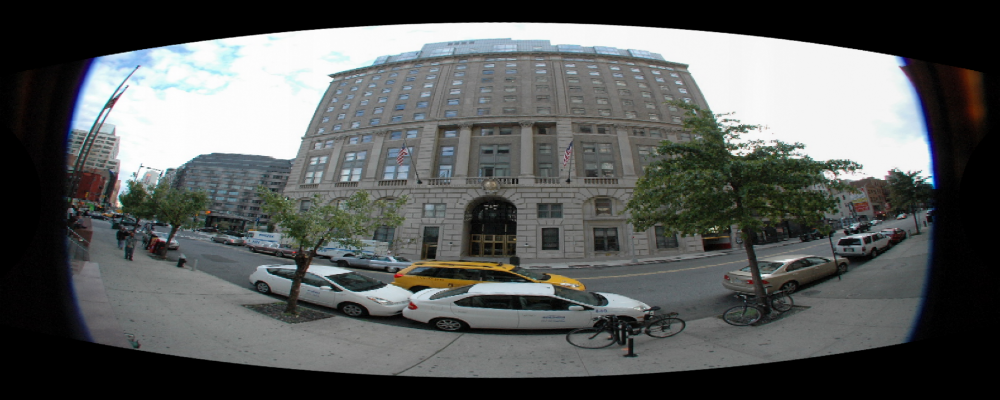
#> input picture _spherical_bilinear_test.png, 1000 x 400 px
$ python -i lines.py   (imports and definitions only)   (older library calls are emulated)
#> lines starting #> are read from the running program, lines starting #| are printed output that depends on the picture; after the words box and inside, x2 and y2 are one past the last pixel; in counts of white or black regions, pixels touching at a corner belong together
#> further down, picture is the input picture: shape (400, 1000, 3); mean B, G, R 90.1, 91, 88.4
"""Line/curve constraint extraction utilities.

Automatic mode:
- detect local edge/segment support
- recover elongated edge chains (curved in fisheye domain)
- sample points per chain

Manual mode:
- load polyline annotations from JSON
- optional interactive point-click annotation
"""

from __future__ import annotations

import json
from dataclasses import dataclass
from pathlib import Path
from typing import Dict, List, Tuple

import cv2
import matplotlib.pyplot as plt
import numpy as np


@dataclass
class AutoLineConfig:
    canny_low: int = 60
    canny_high: int = 160
    blur_ksize: int = 5
    min_contour_points: int = 35
    min_arc_length: float = 80.0
    min_elongation_ratio: float = 2.2
    sample_spacing_px: float = 6.0
    min_samples_per_line: int = 20
    max_samples_per_line: int = 160
    merge_angle_deg: float = 15.0
    merge_distance_px: float = 50.0
    max_lines: int = 40
    processing_max_dim: int = 1600
    min_quality_score: float = 0.28
    local_min_quality_score: float = 0.20
    dark_mask_threshold: int = 14
    max_dark_fraction: float = 0.25
    border_margin_frac: float = 0.025
    max_border_fraction: float = 0.35
    diversity_grid_size: int = 3
    diversity_per_cell: int = 7
    coverage_grid_size: int = 4
    min_lines_per_cell: int = 1
    max_lines_per_cell: int = 4
    min_center_distance_frac: float = 0.10
    monotonic_curvature_min: float = 0.10
    monotonic_curvature_weight: float = 0.18


def _to_gray(image_bgr: np.ndarray) -> np.ndarray:
    if image_bgr.ndim == 2:
        return image_bgr.copy()
    return cv2.cvtColor(image_bgr, cv2.COLOR_BGR2GRAY)


def _segment_support_mask(gray: np.ndarray) -> np.ndarray:
    mask = np.zeros_like(gray, dtype=np.uint8)
    if not hasattr(cv2, "createLineSegmentDetector"):
        return mask
    lsd = cv2.createLineSegmentDetector(cv2.LSD_REFINE_STD)
    out = lsd.detect(gray)
    if out is None or out[0] is None:
        return mask
    lines = out[0]
    for seg in lines.reshape(-1, 4):
        x1, y1, x2, y2 = seg.astype(int).tolist()
        cv2.line(mask, (x1, y1), (x2, y2), 255, 2, cv2.LINE_AA)
    return mask


def _resample_polyline(points: np.ndarray, num_samples: int) -> np.ndarray:
    pts = np.asarray(points, dtype=np.float64).reshape(-1, 2)
    if pts.shape[0] <= 1:
        return pts
    seg = pts[1:] - pts[:-1]
    seg_len = np.hypot(seg[:, 0], seg[:, 1])
    cum = np.concatenate([[0.0], np.cumsum(seg_len)])
    total = cum[-1]
    if total <= 1e-8:
        return np.repeat(pts[:1], num_samples, axis=0)
    t = np.linspace(0.0, total, num_samples)
    x = np.interp(t, cum, pts[:, 0])
    y = np.interp(t, cum, pts[:, 1])
    return np.stack([x, y], axis=1)


def _pca_elongation(points: np.ndarray) -> Tuple[float, float]:
    pts = np.asarray(points, dtype=np.float64).reshape(-1, 2)
    centered = pts - np.mean(pts, axis=0, keepdims=True)
    cov = np.cov(centered.T)
    vals, vecs = np.linalg.eigh(cov)
    vals = np.maximum(vals, 1e-12)
    idx = int(np.argmax(vals))
    major = vecs[:, idx]
    minor_val = vals[1 - idx]
    major_val = vals[idx]
    elongation = float(major_val / minor_val)
    angle = float(np.arctan2(major[1], major[0]))
    return elongation, angle


def _angle_diff_rad(a: float, b: float) -> float:
    d = (a - b + np.pi) % (2 * np.pi) - np.pi
    return abs(d)


# [6 lines left out: function _polyline_length, not called in this run]


def _sample_image_values(image: np.ndarray, points: np.ndarray) -> np.ndarray:
    h, w = image.shape[:2]
    pts = np.asarray(points, dtype=np.float64).reshape(-1, 2)
    x = np.clip(np.round(pts[:, 0]).astype(int), 0, w - 1)
    y = np.clip(np.round(pts[:, 1]).astype(int), 0, h - 1)
    return image[y, x]


def _gradient_magnitude(gray: np.ndarray) -> np.ndarray:
    gx = cv2.Sobel(gray, cv2.CV_32F, 1, 0, ksize=3)
    gy = cv2.Sobel(gray, cv2.CV_32F, 0, 1, ksize=3)
    return cv2.magnitude(gx, gy)


def _turn_smoothness_score(points: np.ndarray) -> float:
    pts = np.asarray(points, dtype=np.float64).reshape(-1, 2)
    if pts.shape[0] < 4:
        return 0.0
    seg = np.diff(pts, axis=0)
    seg_len = np.hypot(seg[:, 0], seg[:, 1])
    keep = seg_len > 1e-6
    if int(np.sum(keep)) < 3:
        return 0.0
    angles = np.unwrap(np.arctan2(seg[keep, 1], seg[keep, 0]))
    turn = np.abs(np.diff(angles))
    if turn.size == 0:
        return 1.0
    jitter = float(np.percentile(turn, 75))
    return float(1.0 - np.clip(jitter / 0.45, 0.0, 1.0))


def monotonic_curvature_score(points: np.ndarray) -> float:
    """Score for whether the polyline's curvature has a consistent sign.

    A world-straight line viewed through a radial fisheye lens bends in a
    single direction along its support, so its signed curvature should keep
    its sign over the curve. Truly curved world objects (round table edges,
    foliage, silhouettes) produce sign-flipping curvature. Returns a value in
    [0, 1] where 1.0 means a single dominant sign and 0.0 means perfectly
    mixed signs.
    """
    pts = np.asarray(points, dtype=np.float64).reshape(-1, 2)
    if pts.shape[0] < 5:
        return 0.5
    seg = np.diff(pts, axis=0)
    seg_len = np.hypot(seg[:, 0], seg[:, 1])
    keep = seg_len > 1e-6
    if int(np.sum(keep)) < 4:
        return 0.5
    seg = seg[keep]
    seg_len = seg_len[keep]
    tangent = seg / seg_len[:, None]
    cross = tangent[:-1, 0] * tangent[1:, 1] - tangent[:-1, 1] * tangent[1:, 0]
    if cross.size == 0:
        return 0.5
    # Drop near-zero turns that carry no directional information.
    significant = np.abs(cross) > 5e-3
    if int(np.sum(significant)) < 3:
        return 0.7
    cross_sig = cross[significant]
    pos = float(np.sum(cross_sig > 0))
    neg = float(np.sum(cross_sig < 0))
    total = pos + neg
    if total == 0:
        return 0.7
    dominant = max(pos, neg) / total
    return float(np.clip(2.0 * (dominant - 0.5), 0.0, 1.0))


def _candidate_quality_metrics(
    points: np.ndarray,
    arc: float,
    elongation: float,
    gray: np.ndarray,
    grad_mag: np.ndarray,
    cfg: AutoLineConfig,
) -> Dict[str, float]:
    h, w = gray.shape[:2]
    pts = np.asarray(points, dtype=np.float64).reshape(-1, 2)
    cx = 0.5 * (w - 1)
    cy = 0.5 * (h - 1)
    rho_max = float(
        np.max(
            np.hypot(
                np.array([0.0, w - 1.0, 0.0, w - 1.0]) - cx,
                np.array([0.0, 0.0, h - 1.0, h - 1.0]) - cy,
            )
        )
        + 1e-9
    )
    rho = np.hypot(pts[:, 0] - cx, pts[:, 1] - cy) / rho_max
    radial_span = float(np.max(rho) - np.min(rho)) if rho.size else 0.0

    gray_vals = _sample_image_values(gray, pts)
    dark_fraction = float(np.mean(gray_vals <= cfg.dark_mask_threshold))

    margin = cfg.border_margin_frac * max(h, w)
    border = (
        (pts[:, 0] <= margin)
        | (pts[:, 0] >= w - 1 - margin)
        | (pts[:, 1] <= margin)
        | (pts[:, 1] >= h - 1 - margin)
    )
    border_fraction = float(np.mean(border)) if border.size else 0.0

    grad_vals = _sample_image_values(grad_mag, pts)
    edge_strength = float(np.median(grad_vals) / 120.0)

    length_score = float(np.clip(arc / (0.22 * max(h, w)), 0.0, 1.0))
    edge_score = float(np.clip(edge_strength, 0.0, 1.0))
    radial_score = float(np.clip(radial_span / 0.18, 0.0, 1.0))
    elongation_score = float(np.clip(np.log1p(elongation) / np.log1p(35.0), 0.0, 1.0))
    smooth_score = _turn_smoothness_score(pts)
    monotone_score = monotonic_curvature_score(pts)
    chord_ratio = float(np.linalg.norm(pts[0] - pts[-1]) / max(arc, 1e-9))
    continuity_score = float(np.clip(chord_ratio / 0.65, 0.0, 1.0))

    monotone_weight = max(0.0, float(cfg.monotonic_curvature_weight))
    # Rescale the additive component weights so adding the monotonicity term
    # leaves the score in [0, 1] without recalibrating downstream thresholds.
    base_total = 0.24 + 0.20 + 0.18 + 0.16 + 0.12 + 0.10
    rescale = base_total / (base_total + monotone_weight)
    score = (
        0.24 * length_score
        + 0.20 * edge_score
        + 0.18 * smooth_score
        + 0.16 * radial_score
        + 0.12 * elongation_score
        + 0.10 * continuity_score
    ) * rescale + monotone_weight * monotone_score * rescale
    score = score - 0.22 * np.clip(
        dark_fraction / max(cfg.max_dark_fraction, 1e-6), 0.0, 1.4
    ) - 0.18 * np.clip(
        border_fraction / max(cfg.max_border_fraction, 1e-6), 0.0, 1.4
    )
    score = float(np.clip(score, 0.0, 1.0))
    return {
        "score": score,
        "arc": float(arc),
        "elongation": float(elongation),
        "radial_span": radial_span,
        "edge_score": edge_score,
        "smooth_score": float(smooth_score),
        "monotone_score": float(monotone_score),
        "continuity_score": continuity_score,
        "dark_fraction": dark_fraction,
        "border_fraction": border_fraction,
    }


def _select_diverse_candidates(
    candidates: List[Dict[str, object]], image_shape: Tuple[int, int], cfg: AutoLineConfig
) -> List[Dict[str, object]]:
    if not candidates:
        return []
    h, w = image_shape[:2]
    grid = max(1, int(cfg.coverage_grid_size))
    min_per_cell = max(0, int(cfg.min_lines_per_cell))
    max_per_cell = max(min_per_cell, int(cfg.max_lines_per_cell))
    selected: List[Dict[str, object]] = []
    selected_ids: set[int] = set()
    selected_centers: List[np.ndarray] = []
    coverage_counts: Dict[Tuple[int, int], int] = {}
    center_counts: Dict[Tuple[int, int], int] = {}
    ordered = sorted(candidates, key=lambda x: float(x["score"]), reverse=True)
    min_center_distance = max(0.0, float(cfg.min_center_distance_frac)) * max(h, w)

    def candidate_cell(cand: Dict[str, object]) -> Tuple[int, int]:
        center = np.asarray(cand["center"], dtype=np.float64).reshape(2)
        gx = int(np.clip(np.floor(center[0] / max(w, 1) * grid), 0, grid - 1))
        gy = int(np.clip(np.floor(center[1] / max(h, 1) * grid), 0, grid - 1))
        return gx, gy

    def candidate_cells(cand: Dict[str, object]) -> Tuple[Tuple[int, int], ...]:
        pts = np.asarray(cand["points"], dtype=np.float64).reshape(-1, 2)
        gx = np.clip(np.floor(pts[:, 0] / max(w, 1) * grid).astype(int), 0, grid - 1)
        gy = np.clip(np.floor(pts[:, 1] / max(h, 1) * grid).astype(int), 0, grid - 1)
        cells = sorted({(int(x), int(y)) for x, y in zip(gx, gy)})
        return tuple(cells or [candidate_cell(cand)])

    def can_add_candidate(cand: Dict[str, object]) -> bool:
        if len(selected) >= cfg.max_lines:
            return False
        cand_id = int(cand["id"])
        if cand_id in selected_ids:
            return False
        center_cell = candidate_cell(cand)
        if center_counts.get(center_cell, 0) >= max_per_cell:
            return False
        cells = candidate_cells(cand)
        if cells and all(coverage_counts.get(cell, 0) >= max_per_cell for cell in cells):
            return False
        center = np.asarray(cand["center"], dtype=np.float64).reshape(2)
        if min_center_distance > 0.0:
            for selected_center in selected_centers:
                if float(np.linalg.norm(center - selected_center)) < min_center_distance:
                    return False
        return True

    def add_candidate(cand: Dict[str, object], reason: float) -> bool:
        if not can_add_candidate(cand):
            return False
        cand_id = int(cand["id"])
        center_cell = candidate_cell(cand)
        cells = candidate_cells(cand)
        center = np.asarray(cand["center"], dtype=np.float64).reshape(2)
        cand["cell_x"] = float(center_cell[0])
        cand["cell_y"] = float(center_cell[1])
        cand["selection_reason"] = float(reason)
        cand["covered_cell_count"] = float(len(cells))
        selected.append(cand)
        selected_ids.add(cand_id)
        selected_centers.append(center)
        center_counts[center_cell] = center_counts.get(center_cell, 0) + 1
        for cell in cells:
            coverage_counts[cell] = coverage_counts.get(cell, 0) + 1
        return True

    by_cell: Dict[Tuple[int, int], List[Dict[str, object]]] = {}
    for cand in ordered:
        for cell in candidate_cells(cand):
            by_cell.setdefault(cell, []).append(cand)

    def coverage_value(cand: Dict[str, object]) -> float:
        cells = candidate_cells(cand)
        if not cells:
            return float(cand["score"])
        new_cells = sum(1 for cell in cells if coverage_counts.get(cell, 0) < min_per_cell)
        pressure = np.mean([coverage_counts.get(cell, 0) for cell in cells])
        return float(cand["score"]) + 0.12 * new_cells - 0.06 * float(pressure)

    # First guarantee spatial coverage. Prefer primary-quality candidates per cell;
    # use lower local-quality candidates only to avoid leaving a region empty.
    cells_by_strength = sorted(
        by_cell.keys(), key=lambda cell: float(by_cell[cell][0]["score"]), reverse=True
    )
    for cell in cells_by_strength:
        while coverage_counts.get(cell, 0) < min_per_cell and len(selected) < cfg.max_lines:
            primary = [
                cand
                for cand in by_cell[cell]
                if int(cand["id"]) not in selected_ids
                and float(cand["score"]) >= cfg.min_quality_score
            ]
            pool = primary or [
                cand
                for cand in by_cell[cell]
                if int(cand["id"]) not in selected_ids
                and float(cand["score"]) >= cfg.local_min_quality_score
            ]
            if not pool:
                break
            added = False
            for cand in sorted(pool, key=coverage_value, reverse=True):
                if add_candidate(cand, 1.0 if primary else 2.0):
                    added = True
                    break
            if not added:
                break

    # Then fill remaining capacity with primary candidates that improve coverage
    # instead of blindly taking more lines from already represented areas.
    while len(selected) < cfg.max_lines:
        primary_pool = [
            cand
            for cand in ordered
            if int(cand["id"]) not in selected_ids
            and float(cand["score"]) >= cfg.min_quality_score
            and can_add_candidate(cand)
        ]
        if not primary_pool:
            break
        best = max(primary_pool, key=coverage_value)
        if not add_candidate(best, 0.0):
            break

    # If the primary threshold is too strict for a sparse image, add only enough
    # local-quality backups to keep calibration from becoming underconstrained.
    min_reasonable_lines = min(
        cfg.max_lines,
        max(3, min_per_cell * min(len(by_cell), max(1, grid))),
    )
    if len(selected) < min_reasonable_lines:
        while len(selected) < min_reasonable_lines:
            backup_pool = [
                cand
                for cand in ordered
                if int(cand["id"]) not in selected_ids
                and float(cand["score"]) >= cfg.local_min_quality_score
                and can_add_candidate(cand)
            ]
            if not backup_pool:
                break
            best = max(backup_pool, key=coverage_value)
            if not add_candidate(best, 3.0):
                break
    return selected


class _UnionFind:
    def __init__(self, n: int):
        self.parent = list(range(n))

    def find(self, x: int) -> int:
        while self.parent[x] != x:
            self.parent[x] = self.parent[self.parent[x]]
            x = self.parent[x]
        return x

    # [5 lines left out: function union, not called in this run]


def extract_line_constraints_auto(
    image_bgr: np.ndarray, cfg: AutoLineConfig | None = None
) -> Tuple[List[np.ndarray], Dict[str, np.ndarray]]:
    """Extract candidate curved-line support points from a fisheye image."""
    cfg = cfg or AutoLineConfig()
    h0, w0 = image_bgr.shape[:2]
    max_dim = max(h0, w0)
    scale = 1.0
    proc_bgr = image_bgr
    if max_dim > cfg.processing_max_dim:
        scale = cfg.processing_max_dim / max_dim
        proc_bgr = cv2.resize(
            image_bgr,
            (int(round(w0 * scale)), int(round(h0 * scale))),
            interpolation=cv2.INTER_AREA,
        )

    gray = _to_gray(proc_bgr)
#> in _to_gray, `return cv2.cvtColor(image_bgr, cv2.COLOR_BGR2GRAY)`:
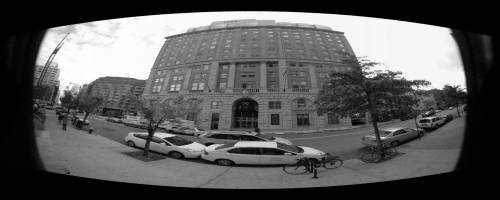
#> returned value: shape (400, 1000) (shown at 1/2 size); min 0, max 255, mean 90.1
    blur = cv2.GaussianBlur(gray, (cfg.blur_ksize, cfg.blur_ksize), 0.0)
    edges = cv2.Canny(blur, cfg.canny_low, cfg.canny_high)
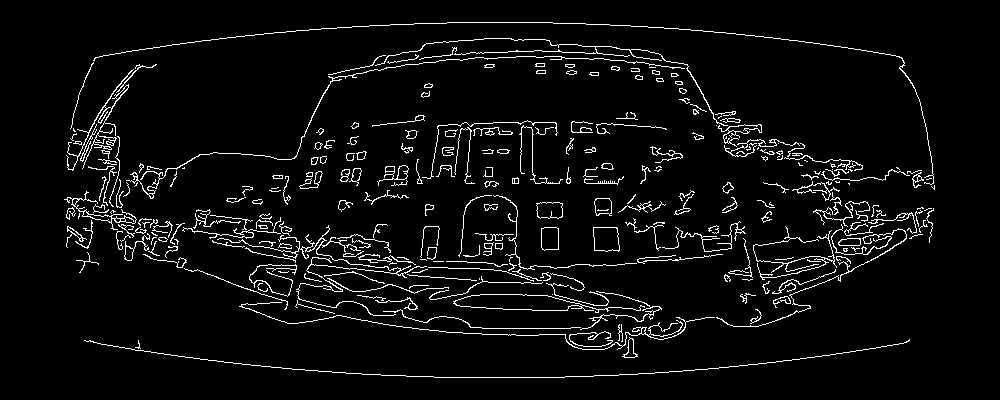
#> edges: shape (400, 1000); 4.9% white in thin lines or dots, all inside (x1, y1, x2, y2) = (64, 22, 935, 378)
    grad_mag = _gradient_magnitude(blur)
#> in _gradient_magnitude, `gx = cv2.Sobel(gray, cv2.CV_32F, 1, 0, ksize=3)`:
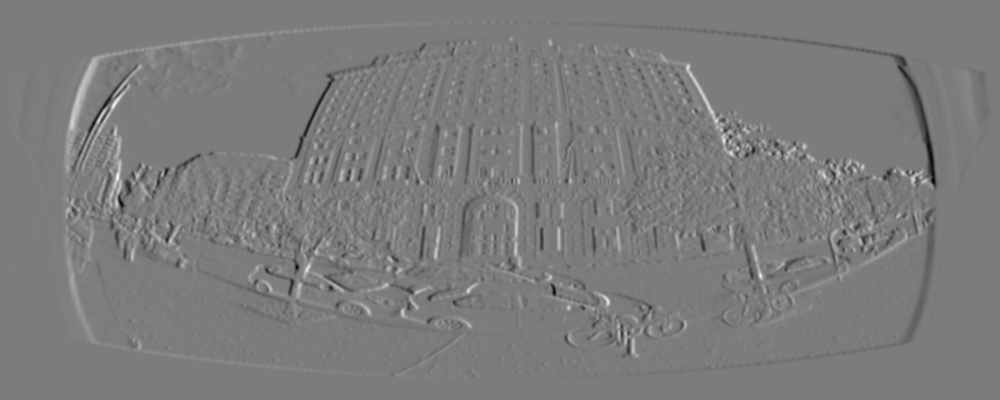
#> gx: shape (400, 1000) float32; min -391, max 411, mean 0; drawn with min black and max white
#> (the rest of the program and of its run is left out)
